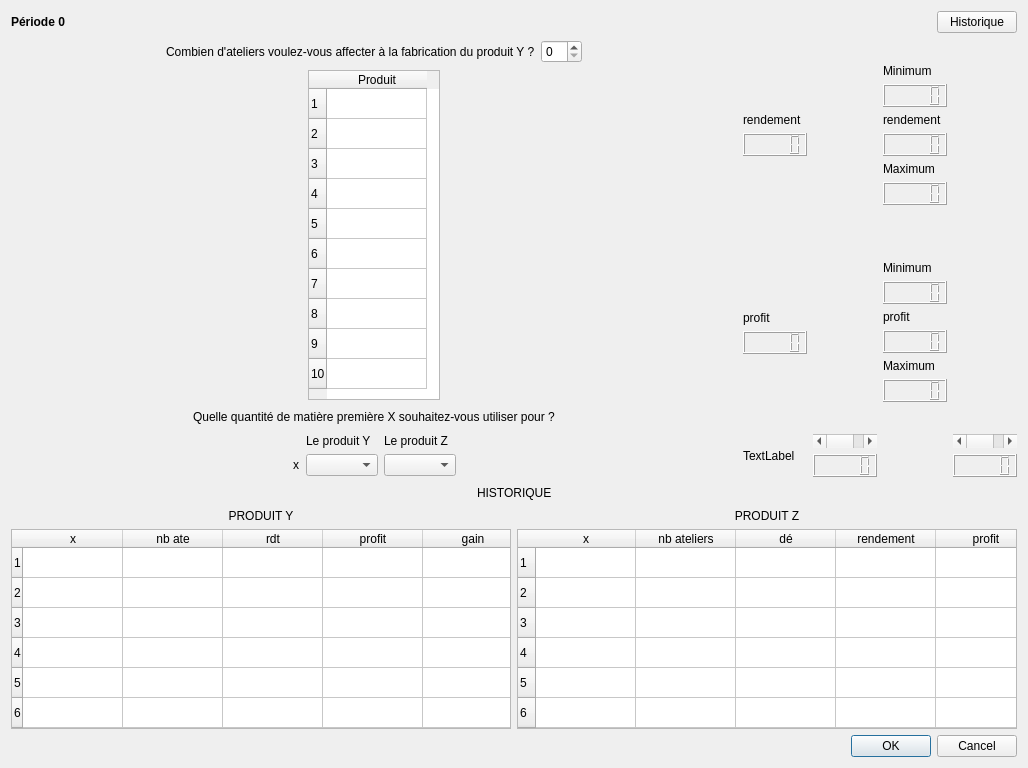
<?xml version="1.0" encoding="UTF-8"?>
<ui version="4.0">
 <class>Dialog</class>
 <widget class="QDialog" name="Dialog">
  <property name="geometry">
   <rect>
    <x>0</x>
    <y>0</y>
    <width>1024</width>
    <height>768</height>
   </rect>
  </property>
  <property name="windowTitle">
   <string>Dialog</string>
  </property>
  <layout class="QVBoxLayout" name="verticalLayout">
   <item>
    <layout class="QHBoxLayout" name="horizontalLayout">
     <item>
      <widget class="QLabel" name="label_periode">
       <property name="font">
        <font>
         <weight>75</weight>
         <bold>true</bold>
        </font>
       </property>
       <property name="text">
        <string>Période 0</string>
       </property>
      </widget>
     </item>
     <item>
      <spacer name="horizontalSpacer">
       <property name="orientation">
        <enum>Qt::Horizontal</enum>
       </property>
       <property name="sizeHint" stdset="0">
        <size>
         <width>40</width>
         <height>20</height>
        </size>
       </property>
      </spacer>
     </item>
     <item>
      <widget class="QPushButton" name="pushButton_historique">
       <property name="text">
        <string>Historique</string>
       </property>
      </widget>
     </item>
    </layout>
   </item>
   <item>
    <spacer name="verticalSpacer">
     <property name="orientation">
      <enum>Qt::Vertical</enum>
     </property>
     <property name="sizeHint" stdset="0">
      <size>
       <width>20</width>
       <height>40</height>
      </size>
     </property>
    </spacer>
   </item>
   <item>
    <layout class="QHBoxLayout" name="horizontalLayout_2">
     <item>
      <layout class="QVBoxLayout" name="verticalLayout_2">
       <item>
        <spacer name="verticalSpacer_5">
         <property name="orientation">
          <enum>Qt::Vertical</enum>
         </property>
         <property name="sizeHint" stdset="0">
          <size>
           <width>20</width>
           <height>40</height>
          </size>
         </property>
        </spacer>
       </item>
       <item>
        <layout class="QHBoxLayout" name="horizontalLayout_6">
         <item>
          <spacer name="horizontalSpacer_7">
           <property name="orientation">
            <enum>Qt::Horizontal</enum>
           </property>
           <property name="sizeHint" stdset="0">
            <size>
             <width>40</width>
             <height>20</height>
            </size>
           </property>
          </spacer>
         </item>
         <item>
          <widget class="QLabel" name="label">
           <property name="text">
            <string>Combien d'ateliers voulez-vous affecter à la fabrication du produit Y ?</string>
           </property>
          </widget>
         </item>
         <item>
          <widget class="QSpinBox" name="spinBox"/>
         </item>
         <item>
          <spacer name="horizontalSpacer_6">
           <property name="orientation">
            <enum>Qt::Horizontal</enum>
           </property>
           <property name="sizeHint" stdset="0">
            <size>
             <width>40</width>
             <height>20</height>
            </size>
           </property>
          </spacer>
         </item>
        </layout>
       </item>
       <item>
        <spacer name="verticalSpacer_6">
         <property name="orientation">
          <enum>Qt::Vertical</enum>
         </property>
         <property name="sizeHint" stdset="0">
          <size>
           <width>20</width>
           <height>40</height>
          </size>
         </property>
        </spacer>
       </item>
       <item>
        <layout class="QHBoxLayout" name="horizontalLayout_4">
         <item>
          <spacer name="horizontalSpacer_2">
           <property name="orientation">
            <enum>Qt::Horizontal</enum>
           </property>
           <property name="sizeHint" stdset="0">
            <size>
             <width>40</width>
             <height>20</height>
            </size>
           </property>
          </spacer>
         </item>
         <item>
          <widget class="QTableWidget" name="tableWidget">
           <property name="minimumSize">
            <size>
             <width>132</width>
             <height>330</height>
            </size>
           </property>
           <property name="maximumSize">
            <size>
             <width>132</width>
             <height>330</height>
            </size>
           </property>
           <row>
            <property name="text">
             <string>1</string>
            </property>
           </row>
           <row>
            <property name="text">
             <string>2</string>
            </property>
           </row>
           <row>
            <property name="text">
             <string>3</string>
            </property>
           </row>
           <row>
            <property name="text">
             <string>4</string>
            </property>
           </row>
           <row>
            <property name="text">
             <string>5</string>
            </property>
           </row>
           <row>
            <property name="text">
             <string>6</string>
            </property>
           </row>
           <row>
            <property name="text">
             <string>7</string>
            </property>
           </row>
           <row>
            <property name="text">
             <string>8</string>
            </property>
            <property name="textAlignment">
             <set>AlignLeft|AlignVCenter</set>
            </property>
           </row>
           <row>
            <property name="text">
             <string>9</string>
            </property>
           </row>
           <row>
            <property name="text">
             <string>10</string>
            </property>
           </row>
           <column>
            <property name="text">
             <string>Produit</string>
            </property>
           </column>
          </widget>
         </item>
         <item>
          <spacer name="horizontalSpacer_3">
           <property name="orientation">
            <enum>Qt::Horizontal</enum>
           </property>
           <property name="sizeHint" stdset="0">
            <size>
             <width>40</width>
             <height>20</height>
            </size>
           </property>
          </spacer>
         </item>
        </layout>
       </item>
       <item>
        <spacer name="verticalSpacer_7">
         <property name="orientation">
          <enum>Qt::Vertical</enum>
         </property>
         <property name="sizeHint" stdset="0">
          <size>
           <width>20</width>
           <height>40</height>
          </size>
         </property>
        </spacer>
       </item>
       <item>
        <layout class="QHBoxLayout" name="horizontalLayout_7">
         <item>
          <spacer name="horizontalSpacer_9">
           <property name="orientation">
            <enum>Qt::Horizontal</enum>
           </property>
           <property name="sizeHint" stdset="0">
            <size>
             <width>40</width>
             <height>20</height>
            </size>
           </property>
          </spacer>
         </item>
         <item>
          <widget class="QLabel" name="label_2">
           <property name="text">
            <string>Quelle quantité de matière première X souhaitez-vous utiliser pour ?</string>
           </property>
          </widget>
         </item>
         <item>
          <spacer name="horizontalSpacer_8">
           <property name="orientation">
            <enum>Qt::Horizontal</enum>
           </property>
           <property name="sizeHint" stdset="0">
            <size>
             <width>40</width>
             <height>20</height>
            </size>
           </property>
          </spacer>
         </item>
        </layout>
       </item>
       <item>
        <spacer name="verticalSpacer_8">
         <property name="orientation">
          <enum>Qt::Vertical</enum>
         </property>
         <property name="sizeHint" stdset="0">
          <size>
           <width>20</width>
           <height>40</height>
          </size>
         </property>
        </spacer>
       </item>
       <item>
        <layout class="QHBoxLayout" name="horizontalLayout_8">
         <item>
          <spacer name="horizontalSpacer_10">
           <property name="orientation">
            <enum>Qt::Horizontal</enum>
           </property>
           <property name="sizeHint" stdset="0">
            <size>
             <width>40</width>
             <height>20</height>
            </size>
           </property>
          </spacer>
         </item>
         <item>
          <layout class="QGridLayout" name="gridLayout">
           <item row="1" column="1">
            <widget class="QComboBox" name="comboBox"/>
           </item>
           <item row="1" column="0">
            <widget class="QLabel" name="label_3">
             <property name="text">
              <string>x</string>
             </property>
            </widget>
           </item>
           <item row="0" column="1">
            <widget class="QLabel" name="label_5">
             <property name="text">
              <string>Le produit Y</string>
             </property>
            </widget>
           </item>
           <item row="0" column="0">
            <widget class="QLabel" name="label_4">
             <property name="text">
              <string/>
             </property>
            </widget>
           </item>
           <item row="0" column="2">
            <widget class="QLabel" name="label_6">
             <property name="text">
              <string>Le produit Z</string>
             </property>
            </widget>
           </item>
           <item row="1" column="2">
            <widget class="QComboBox" name="comboBox_2"/>
           </item>
          </layout>
         </item>
         <item>
          <spacer name="horizontalSpacer_11">
           <property name="orientation">
            <enum>Qt::Horizontal</enum>
           </property>
           <property name="sizeHint" stdset="0">
            <size>
             <width>40</width>
             <height>20</height>
            </size>
           </property>
          </spacer>
         </item>
        </layout>
       </item>
       <item>
        <spacer name="verticalSpacer_4">
         <property name="orientation">
          <enum>Qt::Vertical</enum>
         </property>
         <property name="sizeHint" stdset="0">
          <size>
           <width>20</width>
           <height>40</height>
          </size>
         </property>
        </spacer>
       </item>
      </layout>
     </item>
     <item>
      <layout class="QGridLayout" name="gridLayout_2">
       <item row="2" column="0">
        <widget class="QLabel" name="label_12">
         <property name="text">
          <string>TextLabel</string>
         </property>
        </widget>
       </item>
       <item row="0" column="1">
        <widget class="QWidget" name="widget" native="true"/>
       </item>
       <item row="1" column="1">
        <widget class="QWidget" name="widget_2" native="true"/>
       </item>
       <item row="0" column="3">
        <widget class="QWidget" name="widget_3" native="true"/>
       </item>
       <item row="1" column="3">
        <widget class="QWidget" name="widget_4" native="true"/>
       </item>
       <item row="0" column="0">
        <layout class="QVBoxLayout" name="verticalLayout_6">
         <item>
          <spacer name="verticalSpacer_9">
           <property name="orientation">
            <enum>Qt::Vertical</enum>
           </property>
           <property name="sizeHint" stdset="0">
            <size>
             <width>20</width>
             <height>40</height>
            </size>
           </property>
          </spacer>
         </item>
         <item>
          <widget class="QLabel" name="label_10">
           <property name="text">
            <string>rendement</string>
           </property>
          </widget>
         </item>
         <item>
          <widget class="QLCDNumber" name="lcdNumber"/>
         </item>
         <item>
          <spacer name="verticalSpacer_10">
           <property name="orientation">
            <enum>Qt::Vertical</enum>
           </property>
           <property name="sizeHint" stdset="0">
            <size>
             <width>20</width>
             <height>40</height>
            </size>
           </property>
          </spacer>
         </item>
        </layout>
       </item>
       <item row="1" column="0">
        <layout class="QVBoxLayout" name="verticalLayout_7">
         <item>
          <spacer name="verticalSpacer_12">
           <property name="orientation">
            <enum>Qt::Vertical</enum>
           </property>
           <property name="sizeHint" stdset="0">
            <size>
             <width>20</width>
             <height>40</height>
            </size>
           </property>
          </spacer>
         </item>
         <item>
          <widget class="QLabel" name="label_11">
           <property name="text">
            <string>profit</string>
           </property>
          </widget>
         </item>
         <item>
          <widget class="QLCDNumber" name="lcdNumber_2"/>
         </item>
         <item>
          <spacer name="verticalSpacer_11">
           <property name="orientation">
            <enum>Qt::Vertical</enum>
           </property>
           <property name="sizeHint" stdset="0">
            <size>
             <width>20</width>
             <height>40</height>
            </size>
           </property>
          </spacer>
         </item>
        </layout>
       </item>
       <item row="0" column="2">
        <layout class="QVBoxLayout" name="verticalLayout_8">
         <item>
          <spacer name="verticalSpacer_13">
           <property name="orientation">
            <enum>Qt::Vertical</enum>
           </property>
           <property name="sizeHint" stdset="0">
            <size>
             <width>20</width>
             <height>40</height>
            </size>
           </property>
          </spacer>
         </item>
         <item>
          <widget class="QLabel" name="label_13">
           <property name="text">
            <string>Minimum</string>
           </property>
          </widget>
         </item>
         <item>
          <widget class="QLCDNumber" name="lcdNumber_3"/>
         </item>
         <item>
          <widget class="QLabel" name="label_15">
           <property name="text">
            <string>rendement</string>
           </property>
          </widget>
         </item>
         <item>
          <widget class="QLCDNumber" name="lcdNumber_4"/>
         </item>
         <item>
          <widget class="QLabel" name="label_16">
           <property name="text">
            <string>Maximum</string>
           </property>
          </widget>
         </item>
         <item>
          <widget class="QLCDNumber" name="lcdNumber_5"/>
         </item>
         <item>
          <spacer name="verticalSpacer_14">
           <property name="orientation">
            <enum>Qt::Vertical</enum>
           </property>
           <property name="sizeHint" stdset="0">
            <size>
             <width>20</width>
             <height>40</height>
            </size>
           </property>
          </spacer>
         </item>
        </layout>
       </item>
       <item row="1" column="2">
        <layout class="QVBoxLayout" name="verticalLayout_9">
         <item>
          <spacer name="verticalSpacer_15">
           <property name="orientation">
            <enum>Qt::Vertical</enum>
           </property>
           <property name="sizeHint" stdset="0">
            <size>
             <width>20</width>
             <height>40</height>
            </size>
           </property>
          </spacer>
         </item>
         <item>
          <widget class="QLabel" name="label_14">
           <property name="text">
            <string>Minimum</string>
           </property>
          </widget>
         </item>
         <item>
          <widget class="QLCDNumber" name="lcdNumber_6"/>
         </item>
         <item>
          <widget class="QLabel" name="label_17">
           <property name="text">
            <string>profit</string>
           </property>
          </widget>
         </item>
         <item>
          <widget class="QLCDNumber" name="lcdNumber_7"/>
         </item>
         <item>
          <widget class="QLabel" name="label_18">
           <property name="text">
            <string>Maximum</string>
           </property>
          </widget>
         </item>
         <item>
          <widget class="QLCDNumber" name="lcdNumber_8"/>
         </item>
         <item>
          <spacer name="verticalSpacer_16">
           <property name="orientation">
            <enum>Qt::Vertical</enum>
           </property>
           <property name="sizeHint" stdset="0">
            <size>
             <width>20</width>
             <height>40</height>
            </size>
           </property>
          </spacer>
         </item>
        </layout>
       </item>
       <item row="2" column="1">
        <layout class="QVBoxLayout" name="verticalLayout_10">
         <item>
          <widget class="QScrollBar" name="horizontalScrollBar">
           <property name="orientation">
            <enum>Qt::Horizontal</enum>
           </property>
          </widget>
         </item>
         <item>
          <widget class="QLCDNumber" name="lcdNumber_9"/>
         </item>
        </layout>
       </item>
       <item row="2" column="3">
        <layout class="QVBoxLayout" name="verticalLayout_11">
         <item>
          <widget class="QScrollBar" name="horizontalScrollBar_2">
           <property name="orientation">
            <enum>Qt::Horizontal</enum>
           </property>
          </widget>
         </item>
         <item>
          <widget class="QLCDNumber" name="lcdNumber_10"/>
         </item>
        </layout>
       </item>
      </layout>
     </item>
    </layout>
   </item>
   <item>
    <spacer name="verticalSpacer_2">
     <property name="orientation">
      <enum>Qt::Vertical</enum>
     </property>
     <property name="sizeHint" stdset="0">
      <size>
       <width>20</width>
       <height>40</height>
      </size>
     </property>
    </spacer>
   </item>
   <item>
    <layout class="QVBoxLayout" name="verticalLayout_3">
     <item>
      <layout class="QHBoxLayout" name="horizontalLayout_9">
       <item>
        <spacer name="horizontalSpacer_12">
         <property name="orientation">
          <enum>Qt::Horizontal</enum>
         </property>
         <property name="sizeHint" stdset="0">
          <size>
           <width>40</width>
           <height>20</height>
          </size>
         </property>
        </spacer>
       </item>
       <item>
        <widget class="QLabel" name="label_7">
         <property name="text">
          <string>HISTORIQUE</string>
         </property>
        </widget>
       </item>
       <item>
        <spacer name="horizontalSpacer_13">
         <property name="orientation">
          <enum>Qt::Horizontal</enum>
         </property>
         <property name="sizeHint" stdset="0">
          <size>
           <width>40</width>
           <height>20</height>
          </size>
         </property>
        </spacer>
       </item>
      </layout>
     </item>
     <item>
      <layout class="QHBoxLayout" name="horizontalLayout_3">
       <item>
        <spacer name="horizontalSpacer_5">
         <property name="orientation">
          <enum>Qt::Horizontal</enum>
         </property>
         <property name="sizeHint" stdset="0">
          <size>
           <width>40</width>
           <height>20</height>
          </size>
         </property>
        </spacer>
       </item>
       <item>
        <layout class="QVBoxLayout" name="verticalLayout_5">
         <item>
          <layout class="QHBoxLayout" name="horizontalLayout_11">
           <item>
            <widget class="QLabel" name="label_9">
             <property name="text">
              <string>PRODUIT Y</string>
             </property>
             <property name="alignment">
              <set>Qt::AlignCenter</set>
             </property>
            </widget>
           </item>
          </layout>
         </item>
         <item>
          <widget class="QTableWidget" name="tableWidget_3">
           <property name="minimumSize">
            <size>
             <width>500</width>
             <height>200</height>
            </size>
           </property>
           <property name="maximumSize">
            <size>
             <width>500</width>
             <height>200</height>
            </size>
           </property>
           <property name="font">
            <font>
             <pointsize>9</pointsize>
            </font>
           </property>
           <property name="verticalScrollBarPolicy">
            <enum>Qt::ScrollBarAlwaysOff</enum>
           </property>
           <property name="horizontalScrollBarPolicy">
            <enum>Qt::ScrollBarAlwaysOff</enum>
           </property>
           <row>
            <property name="text">
             <string>1</string>
            </property>
            <property name="font">
             <font>
              <pointsize>9</pointsize>
             </font>
            </property>
           </row>
           <row>
            <property name="text">
             <string>2</string>
            </property>
           </row>
           <row>
            <property name="text">
             <string>3</string>
            </property>
           </row>
           <row>
            <property name="text">
             <string>4</string>
            </property>
           </row>
           <row>
            <property name="text">
             <string>5</string>
            </property>
           </row>
           <row>
            <property name="text">
             <string>6</string>
            </property>
           </row>
           <row>
            <property name="text">
             <string>7</string>
            </property>
           </row>
           <row>
            <property name="text">
             <string>8</string>
            </property>
           </row>
           <row>
            <property name="text">
             <string>9</string>
            </property>
           </row>
           <column>
            <property name="text">
             <string>x</string>
            </property>
           </column>
           <column>
            <property name="text">
             <string>nb ate</string>
            </property>
           </column>
           <column>
            <property name="text">
             <string>rdt</string>
            </property>
           </column>
           <column>
            <property name="text">
             <string>profit</string>
            </property>
           </column>
           <column>
            <property name="text">
             <string>gain</string>
            </property>
           </column>
          </widget>
         </item>
        </layout>
       </item>
       <item>
        <spacer name="horizontalSpacer_14">
         <property name="orientation">
          <enum>Qt::Horizontal</enum>
         </property>
         <property name="sizeHint" stdset="0">
          <size>
           <width>40</width>
           <height>20</height>
          </size>
         </property>
        </spacer>
       </item>
       <item>
        <layout class="QVBoxLayout" name="verticalLayout_4">
         <item>
          <layout class="QHBoxLayout" name="horizontalLayout_10">
           <item>
            <widget class="QLabel" name="label_8">
             <property name="text">
              <string>PRODUIT Z</string>
             </property>
             <property name="alignment">
              <set>Qt::AlignCenter</set>
             </property>
            </widget>
           </item>
          </layout>
         </item>
         <item>
          <widget class="QTableWidget" name="tableWidget_2">
           <property name="minimumSize">
            <size>
             <width>500</width>
             <height>200</height>
            </size>
           </property>
           <property name="maximumSize">
            <size>
             <width>200</width>
             <height>16777215</height>
            </size>
           </property>
           <property name="font">
            <font>
             <pointsize>9</pointsize>
            </font>
           </property>
           <property name="verticalScrollBarPolicy">
            <enum>Qt::ScrollBarAlwaysOff</enum>
           </property>
           <property name="horizontalScrollBarPolicy">
            <enum>Qt::ScrollBarAlwaysOff</enum>
           </property>
           <row>
            <property name="text">
             <string>1</string>
            </property>
           </row>
           <row>
            <property name="text">
             <string>2</string>
            </property>
           </row>
           <row>
            <property name="text">
             <string>3</string>
            </property>
           </row>
           <row>
            <property name="text">
             <string>4</string>
            </property>
           </row>
           <row>
            <property name="text">
             <string>5</string>
            </property>
           </row>
           <row>
            <property name="text">
             <string>6</string>
            </property>
           </row>
           <row>
            <property name="text">
             <string>7</string>
            </property>
           </row>
           <row>
            <property name="text">
             <string>8</string>
            </property>
           </row>
           <row>
            <property name="text">
             <string>9</string>
            </property>
           </row>
           <row>
            <property name="text">
             <string>10</string>
            </property>
           </row>
           <column>
            <property name="text">
             <string>x</string>
            </property>
           </column>
           <column>
            <property name="text">
             <string>nb ateliers</string>
            </property>
           </column>
           <column>
            <property name="text">
             <string>dé</string>
            </property>
           </column>
           <column>
            <property name="text">
             <string>rendement</string>
            </property>
           </column>
           <column>
            <property name="text">
             <string>profit</string>
            </property>
           </column>
           <column>
            <property name="text">
             <string>gain</string>
            </property>
           </column>
          </widget>
         </item>
        </layout>
       </item>
       <item>
        <spacer name="horizontalSpacer_4">
         <property name="orientation">
          <enum>Qt::Horizontal</enum>
         </property>
         <property name="sizeHint" stdset="0">
          <size>
           <width>40</width>
           <height>20</height>
          </size>
         </property>
        </spacer>
       </item>
      </layout>
     </item>
    </layout>
   </item>
   <item>
    <spacer name="verticalSpacer_3">
     <property name="orientation">
      <enum>Qt::Vertical</enum>
     </property>
     <property name="sizeHint" stdset="0">
      <size>
       <width>20</width>
       <height>40</height>
      </size>
     </property>
    </spacer>
   </item>
   <item>
    <widget class="QDialogButtonBox" name="buttonBox">
     <property name="orientation">
      <enum>Qt::Horizontal</enum>
     </property>
     <property name="standardButtons">
      <set>QDialogButtonBox::Cancel|QDialogButtonBox::Ok</set>
     </property>
    </widget>
   </item>
  </layout>
 </widget>
 <resources/>
 <connections/>
</ui>
